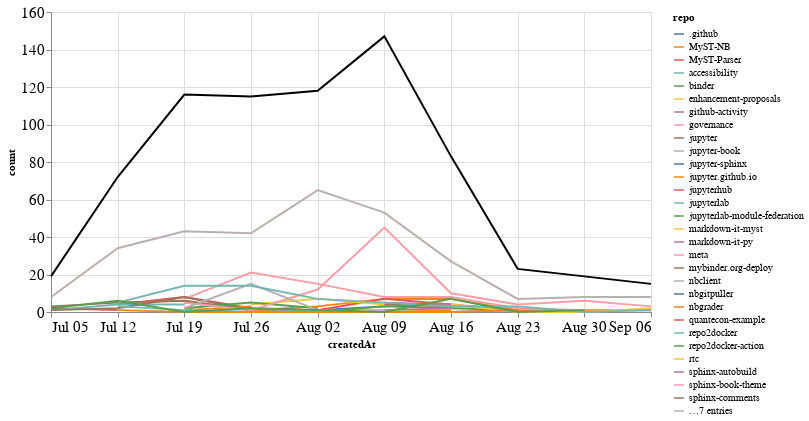

Write notebook code for a chart like this one.
### Markdown cell above
## Comments

### Code cell
comments_time = comments.groupby('repo').resample('W', on='createdAt').count()['author'].reset_index()
comments_time = comments_time.rename(columns={'author': 'count'})
comments_time_total = comments_time.groupby('createdAt').agg({"count": "sum"}).reset_index()
ch1 = alt.Chart(comments_time, width=600).mark_line().encode(
    x='createdAt',
    y='count',
    color='repo',
    tooltip="repo"
)

ch2 = alt.Chart(comments_time_total, width=600).mark_line(color="black").encode(
    x='createdAt',
    y='count',
)

ch1 + ch2

### Figure 1 — Vega-Lite specification as saved in the notebook (floating-point values rounded to 4 significant figures; data arrays with more than 128 entries replaced by an {"elided": "..."} marker saying what was removed)
{"config": {"axisLeft": {"labelFontSize": 15}, "axisBottom": {"labelFontSize": 15}}, "layer": [{"data": {"name": "data-94d6794bd62be5fa03812fa1a4bf3dbc"}, "mark": "line", "encoding": {"color": {"type": "nominal", "field": "repo"}, "tooltip": {"type": "nominal", "field": "repo"}, "x": {"type": "temporal", "field": "createdAt"}, "y": {"type": "quantitative", "field": "count"}}, "width": 600}, {"data": {"name": "data-cf87d8cca7fc66398ac16f47ea123beb"}, "mark": {"type": "line", "color": "black"}, "encoding": {"x": {"type": "temporal", "field": "createdAt"}, "y": {"type": "quantitative", "field": "count"}}, "width": 600}], "$schema": "https://vega.github.io/schema/vega-lite/v4.8.1.json", "datasets": {"data-94d6794bd62be5fa03812fa1a4bf3dbc": {"elided": "136 records"}, "data-cf87d8cca7fc66398ac16f47ea123beb": [{"createdAt": "2020-07-05T00:00:00", "count": 19}, {"createdAt": "2020-07-12T00:00:00", "count": 72}, {"createdAt": "2020-07-19T00:00:00", "count": 116}, {"createdAt": "2020-07-26T00:00:00", "count": 115}, {"createdAt": "2020-08-02T00:00:00", "count": 118}, {"createdAt": "2020-08-09T00:00:00", "count": 147}, {"createdAt": "2020-08-16T00:00:00", "count": 83}, {"createdAt": "2020-08-23T00:00:00", "count": 23}, {"createdAt": "2020-08-30T00:00:00", "count": 19}, {"createdAt": "2020-09-06T00:00:00", "count": 15}]}}
